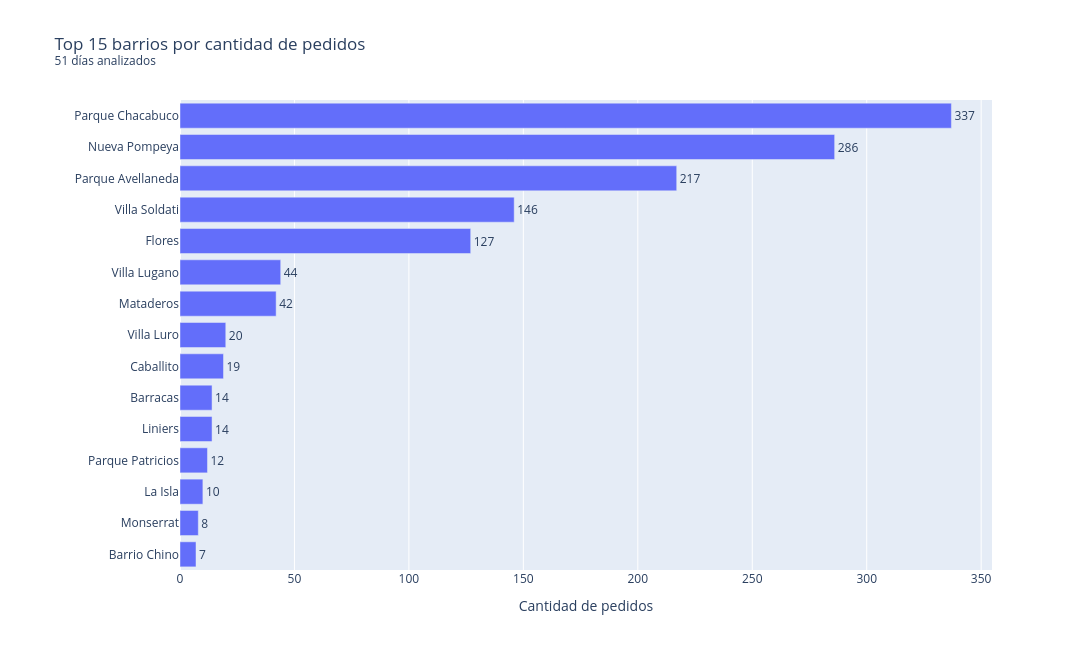

The code cell stored with this chart in its notebook:
### Markdown cell above
## 9. Distribución geográfica de los pedidos

Este análisis utiliza el dataset geográfico de WYNFLEX para identificar los barrios que concentran el mayor flujo de entregas.

Se consideran únicamente los pedidos con estado **"Entregado"** y con un barrio geográfico identificado.

Para evitar fragmentaciones en la clasificación, se normalizan determinados nombres de zonas. Por ejemplo, **"Barrio Coreano" se agrupa dentro de "Flores"** para este análisis.

El gráfico presenta el **Top 15 de barrios por cantidad de pedidos**, permitiendo identificar rápidamente las zonas con mayor concentración de actividad.

Esta información puede utilizarse para:

- identificar zonas de mayor demanda;
- analizar la distribución territorial de la operación;
- detectar concentraciones de recorridos;
- contribuir a la planificación y optimización de rutas.

### Code cell
# ============================================================
# PEDIDOS POR BARRIO — TOP 15
# ============================================================

df_geo_final["barrio"] = (
    df_geo_final["barrio"]
    .replace({
        "Barrio Coreano": "Flores",
    })
)

df_pedidos_barrio = (
    df_geo_final[
        (df_geo_final["barrio"].notna()) &
        (df_geo_final["estado"].str.lower() == "entregado")
    ]
    .groupby("barrio")
    .agg(
        total_pedidos=("numero_tracking", "count")
    )
    .reset_index()
    .sort_values(
        "total_pedidos",
        ascending=False
    )
)

df_pedidos_barrio_top = (
    df_pedidos_barrio
    .head(15)
    .sort_values(
        "total_pedidos",
        ascending=True
    )
)

fig = px.bar(
    df_pedidos_barrio_top,
    y="barrio",
    x="total_pedidos",
    orientation="h",
    text="total_pedidos",
    title=(
        f"Top 15 barrios por cantidad de pedidos"
        f"<br><sup>{dias_analizados} días analizados</sup>"
    ),
    labels={
        "barrio": "",
        "total_pedidos": "Cantidad de pedidos",
    },
)

fig.update_traces(
    textposition="outside"
)

fig.update_layout(
    width=1400,
    height=650,
    margin=dict(
        l=180,
        r=100,
        t=100,
        b=80,
    ),
    xaxis_title="Cantidad de pedidos",
    yaxis_title="",
)

fig.show()

### Figure 1 — Plotly figure (JSON) as saved in the notebook; plotly's stock layout.template omitted (floating-point values rounded to 4 significant figures)
{"data": [{"hovertemplate": "Cantidad de pedidos=%{text}<br>=%{y}<extra></extra>", "legendgroup": "", "marker": {"color": "#636efa", "pattern": {"shape": ""}}, "name": "", "orientation": "h", "showlegend": false, "text": [7.0, 8.0, 10.0, 12.0, 14.0, 14.0, 19.0, 20.0, 42.0, 44.0, 127.0, 146.0, 217.0, 286.0, 337.0], "textposition": "outside", "type": "bar", "x": [7, 8, 10, 12, 14, 14, 19, 20, 42, 44, 127, 146, 217, 286, 337], "xaxis": "x", "y": ["Barrio Chino", "Monserrat", "La Isla", "Parque Patricios", "Liniers", "Barracas", "Caballito", "Villa Luro", "Mataderos", "Villa Lugano", "Flores", "Villa Soldati", "Parque Avellaneda", "Nueva Pompeya", "Parque Chacabuco"], "yaxis": "y"}], "layout": {"barmode": "relative", "height": 650, "legend": {"tracegroupgap": 0}, "margin": {"b": 80, "l": 180, "r": 100, "t": 100}, "title": {"text": "Top 15 barrios por cantidad de pedidos<br><sup>51 días analizados</sup>"}, "width": 1400, "xaxis": {"anchor": "y", "domain": [0, 1], "title": {"text": "Cantidad de pedidos"}}, "yaxis": {"anchor": "x", "domain": [0, 1], "title": {"text": ""}}}}
